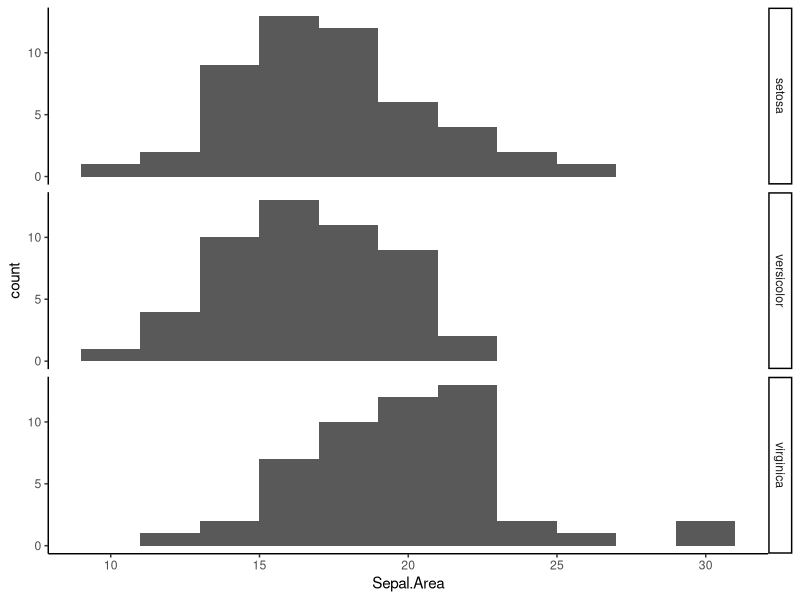
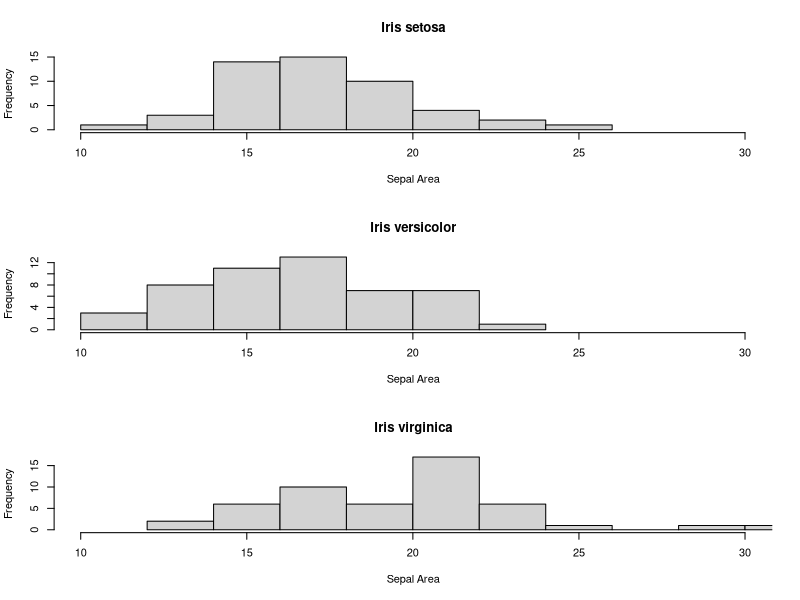
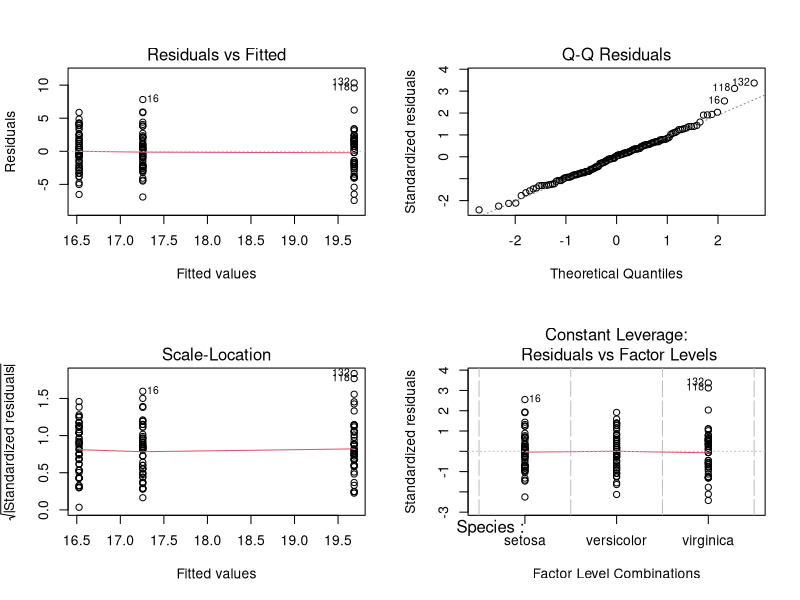
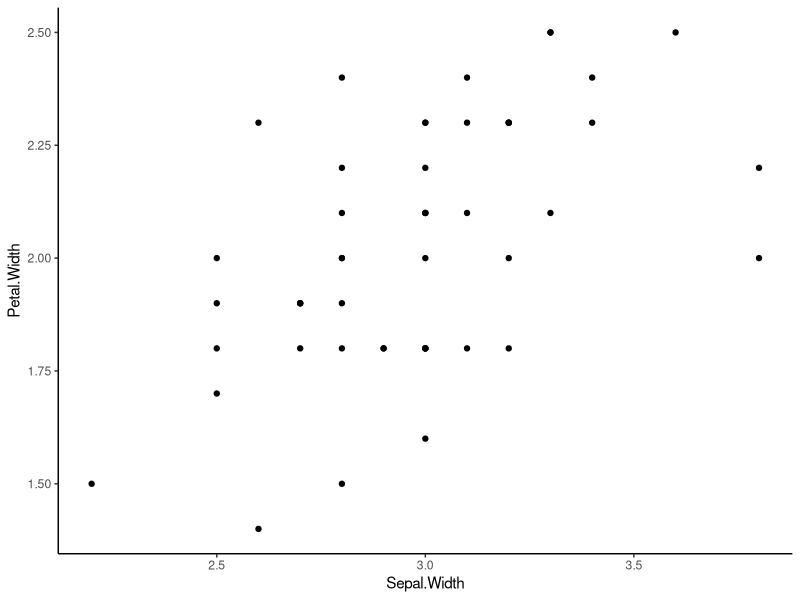
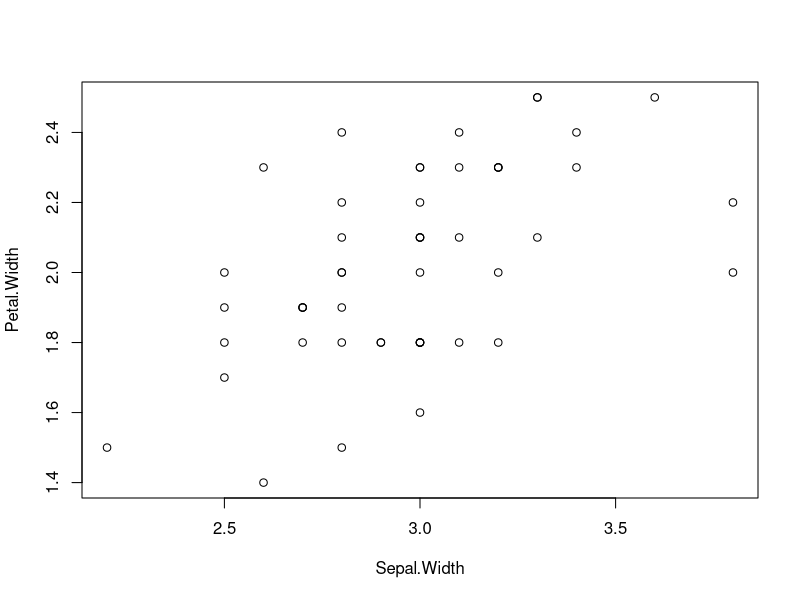
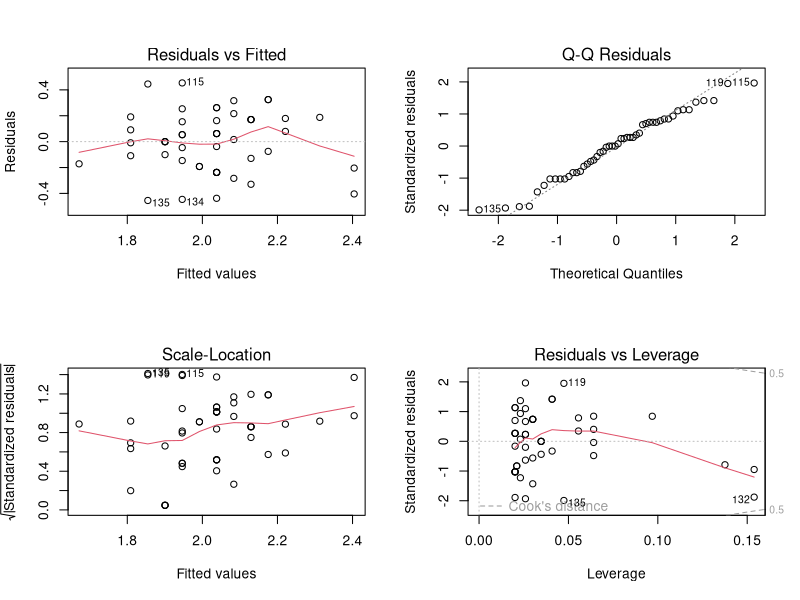
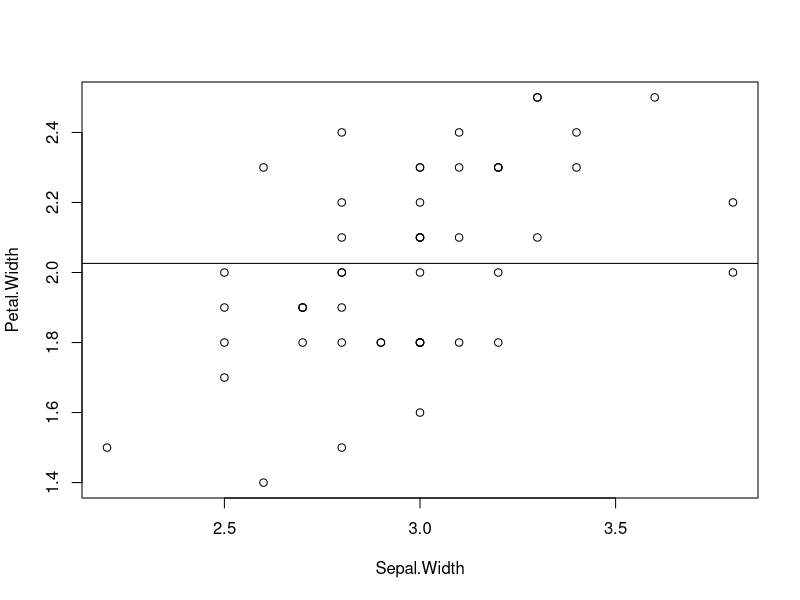
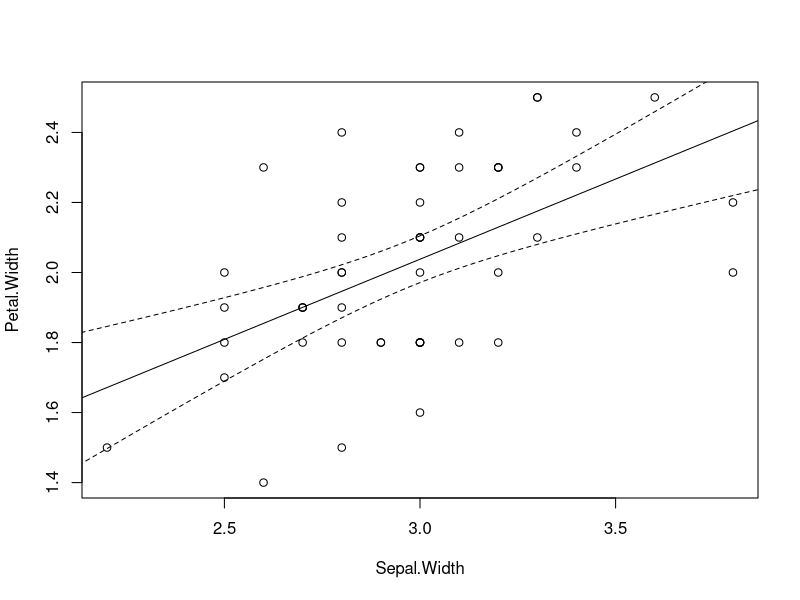

Here is the R script that generated these plots, in order:
## ---- chunk 1
#| message: false
#| warning: false

library(tidyverse); theme_set(theme_classic())
library(readxl)
library(cowplot)
set.seed(2026)
## ---- chunk 2
#| code-fold: true
#| code-summary: "View code"

T_mu11 <- (mean(airquality$Wind) - 11)/(sd(airquality$Wind)/sqrt(nrow(airquality)))
T_mu11
## ---- chunk 3
#| code-fold: true
#| code-summary: "View code"

2 * pt(T_mu11, nrow(airquality)-1)
## ---- chunk 4
#| code-fold: true
#| code-summary: "View code"

iris$Sepal.Area <- iris$Sepal.Length * iris$Sepal.Width
str(iris)
## ---- chunk 5
#| message: false
#| warning: false
#| fig-width: 4
#| fig-height: 8
#| code-fold: true
#| code-summary: "View code"

library(tidyverse)
# facet_grid() by default uses the same x-axis for all panels
ggplot(iris, aes(Sepal.Area)) +
  geom_histogram(binwidth=2) + 
  facet_grid(Species~.)
## ---- chunk 6
#| fig-width: 4
#| fig-height: 8
#| code-fold: true
#| code-summary: "View code"

par(mfrow=c(3,1)) 
# Need to set xlim for each panel in base R
x_lims <- range(iris$Sepal.Area)
hist(iris$Sepal.Area[iris$Species=="setosa"], 
     main="Iris setosa", xlab="Sepal Area", xlim=x_lims)
hist(iris$Sepal.Area[iris$Species=="versicolor"], 
     main="Iris versicolor", xlab="Sepal Area", xlim=x_lims)
hist(iris$Sepal.Area[iris$Species=="virginica"], 
     main="Iris virginica", xlab="Sepal Area", xlim=x_lims)
## ---- chunk 7
#| code-fold: true
#| code-summary: "View code"

SepalArea_aov <- aov(Sepal.Area ~ Species, data=iris) 
## ---- chunk 8
#| fig-width: 6
#| fig-height: 7
#| code-fold: true
#| code-summary: "View code"

par(mfrow=c(2, 2)) 
plot(SepalArea_aov)
## ---- chunk 9
#| code-fold: true
#| code-summary: "View code"

summary(SepalArea_aov)
## ---- chunk 10
#| code-fold: true
#| code-summary: "View code"

library(emmeans) 
emmeans(SepalArea_aov, "Species")
## ---- chunk 11
#| code-fold: true
#| code-summary: "View code"

TukeyHSD(SepalArea_aov)
## ---- chunk 12
#| code-fold: true
#| code-summary: "View code"

virginica_df <- iris[iris$Species=="virginica",]
## ---- chunk 13
#| fig-width: 4
#| fig-height: 4
#| code-fold: true
#| code-summary: "View code"

ggplot(virginica_df, aes(Sepal.Width, Petal.Width)) + 
  geom_point()
## ---- chunk 14
#| fig-width: 4
#| fig-height: 4
#| code-fold: true
#| code-summary: "View code"

par(mfrow=c(1,1))
plot(Petal.Width ~ Sepal.Width, data=virginica_df)
## ---- chunk 15
#| code-fold: true
#| code-summary: "View code"

width_lm <- lm(Petal.Width ~ Sepal.Width, data=virginica_df)
## ---- chunk 16
#| fig-width: 6
#| fig-height: 7
#| code-fold: true
#| code-summary: "View code"

par(mfrow=c(2,2))
plot(width_lm)
## ---- chunk 17
#| fig-width: 4
#| fig-height: 4
#| code-fold: true
#| code-summary: "View code"

par(mfrow=c(1,1))
plot(Petal.Width ~ Sepal.Width, data=virginica_df)
abline(h=mean(virginica_df$Petal.Width))
## ---- chunk 18
#| code-fold: true
#| code-summary: "View code"

summary(width_lm)
## ---- chunk 19
#| code-fold: true
#| code-summary: "View code"

# Best estimate of slope:
signif(coef(width_lm)[2], 3)
# 95% CIs:
signif(confint(width_lm)[2,], 3)
## ---- chunk 20
#| fig-width: 4
#| fig-height: 4
#| code-fold: true
#| code-summary: "View code"

# Create a sequence of Sepal.Width values to generate predictions for
sepW_seq <- seq(min(virginica_df$Sepal.Width)*0.8, 
                max(virginica_df$Sepal.Width)*1.2, 
                length.out=100)
# Generate predictions (fit & 95% CIs)
width_preds <- predict(width_lm, interval="confidence", level=0.95, 
                       newdata=data.frame(Sepal.Width=sepW_seq))
# Plot
par(mfrow=c(1,1))
plot(Petal.Width ~ Sepal.Width, data=virginica_df)
lines(sepW_seq, width_preds[, "fit"])
lines(sepW_seq, width_preds[, "lwr"], lty=2)
lines(sepW_seq, width_preds[, "upr"], lty=2)
